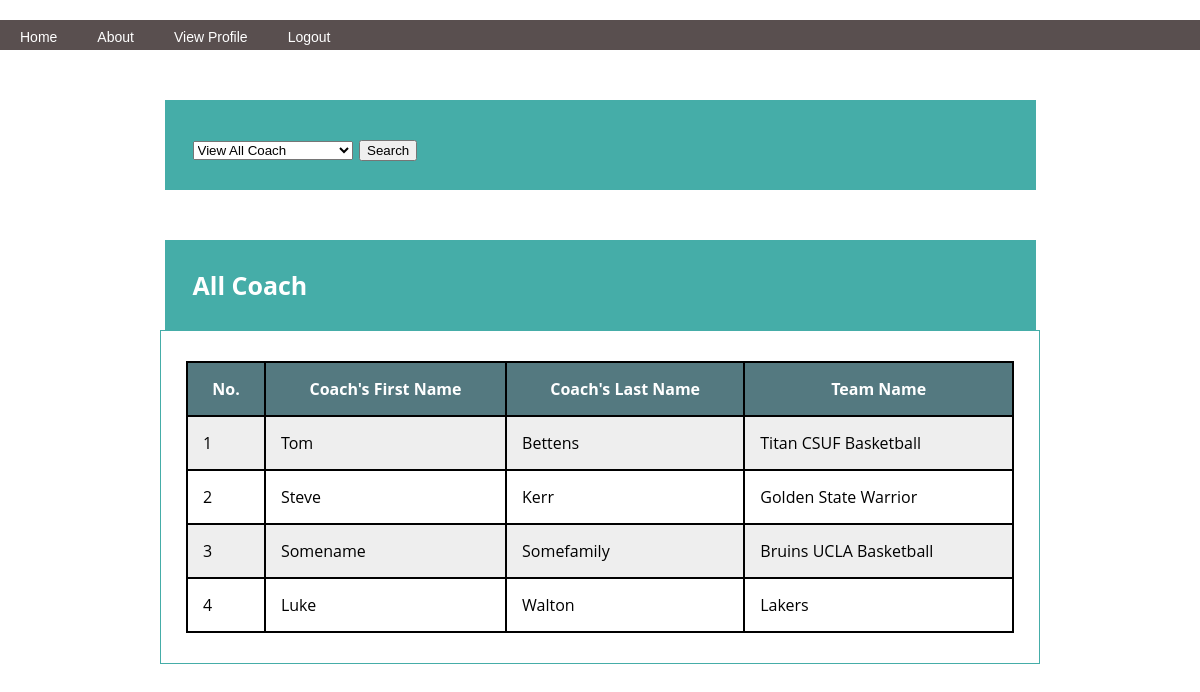
Page /coach.php (signed in) on the committed database.
### tables this page shows
CREATE TABLE Coach
(
ID INTEGER UNSIGNED NOT NULL AUTO_INCREMENT Primary Key,
Firstname VARCHAR(100),
Lastname VARCHAR(150) NOT NULL,
TeamID INTEGER UNSIGNED NOT NULL,

INDEX  (Lastname),
UNIQUE (Lastname, Firstname),

FOREIGN KEY (TeamID) REFERENCES Team(ID) ON DELETE CASCADE ON UPDATE CASCADE
);

CREATE TABLE Team
(
ID INTEGER UNSIGNED NOT NULL AUTO_INCREMENT Primary Key,
TeamName VARCHAR(100) NOT NULL,
WinCount INTEGER UNSIGNED DEFAULT 0,
LostCount INTEGER UNSIGNED DEFAULT 0,
CoachID INTEGER UNSIGNED
);

### coach.php (the view, shortened to what this page needs)
<!DOCTYPE html>
<html>
<head>
  <link rel="stylesheet" href="style.css">
</head>
<body>
  <?php
    include 'logged_navbar.php';
    ?>
    <div class="header">
      <form action="coach.php" method="post">
      <select name="searchbox" id="search" onchange="showfield(this.options[this.selectedIndex].value)">
        <option value="viewAllCoach">View All Coach</option>
      </select>
      <input type="submit" id="searchButton" name="searchbutton" value="Search"/>
    </form>
    </div>
    <?php
    if (empty($_POST["searchbutton"])) {
      $count = 1;
      $query = "SELECT FirstName, LastName, TeamName FROM Coach JOIN Team on teamID = Team.ID ORDER BY LastName, FirstName";
      $db = configDB($_SESSION["role"]);
      if ($stmt = $db->prepare($query)) {
        $stmt->execute();
        $stmt->store_result();
        $stmt->bind_result($firstname, $lastname, $teamname);
        $stmt->data_seek(0);
        echo "<div class=\"header\" style=\"display:table;\">All Coach</div>
              <div class=\"container\">
              <table>
                <tr>
                  <th>No.</th>
                  <th>Coach's First Name</th>
                  <th>Coach's Last Name</th>
                  <th>Team Name</th>
                </tr>";
            while( $stmt->fetch() ) {
                  $row = array('id'=>$count++, 'firstname'=>$firstname, 'lastname'=>$lastname,'teamname'=>$teamname);
                  echo "<tr>
                    <td>". $row['id'] ."</td>
                    <td>". $row['firstname'] ."</td>
                    <td>". $row['lastname'] ."</td>
                    <td>". $row['teamname'] ."</td>
                  </tr>";
            }
      echo "</table>
      </div>";
      }
      }
    ?>
</body>
</html>

### style.css (style rules this page uses)
.header { width:70%; margin:50px auto 0 auto; padding-top: 25px; padding-left: 25px; padding-bottom: 25px; background: #45ADA8; border: #45ADA8 3px solid; text-align: left; font-weight: bold; font-size: 25px; color: white; }
.container { width:69%; display: inline-block; margin:0 auto; padding-top: 30px; padding-left: 25px; padding-right: 25px; padding-bottom: 30px; border: #45ADA8 1px solid; }
body { font-family: 'Open Sans', sans-serif; background:#fff; margin: 0 auto 0 auto; width:100%; text-align:center; margin: 20px 0px 20px 0px; }
table { width: 100%; }
table, th, td { border: 2px solid black; border-collapse: collapse; }
th { padding: 15px; text-align: center; }
td { padding: 15px; text-align: left; }
tr:nth-child(even) { background-color: #eee; }
tr:nth-child(odd) { background-color: #fff; }
th { background-color: #547980; color: white; }

### rows in the picture
coach: id "1", Firstname "Tom", Lastname "Bettens", TeamID.TeamName "Titan CSUF Basketball"
coach: id "2", Firstname "Steve", Lastname "Kerr", TeamID.TeamName "Golden State Warrior"
coach: id "3", Firstname "Somename", Lastname "Somefamily", TeamID.TeamName "Bruins UCLA Basketball"
coach: id "4", Firstname "Luke", Lastname "Walton", TeamID.TeamName "Lakers"
